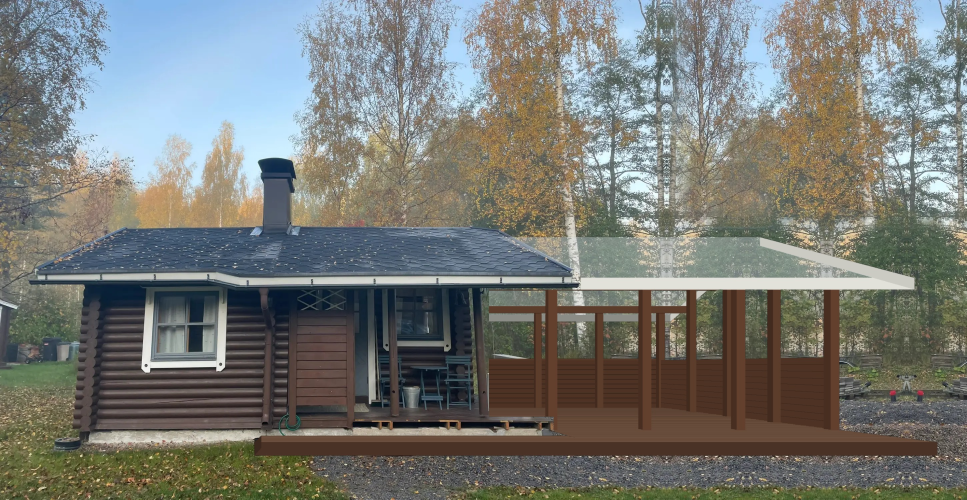
#> input picture vanhat/kesakeittio_fotomontaasi_vanha.jpg, 2900 x 1500 px (shown at 1/3 size)
$ python photomontage_kesakeittio.py ../vanhat/kesakeittio_fotomontaasi_vanha.jpg out.png
#> lines starting #> are read from the running program, lines starting #| are printed output that depends on the picture; after the words box and inside, x2 and y2 are one past the last pixel; in counts of white or black regions, pixels touching at a corner belong together
"""Fotomontaasi: kesäkeittiö piirrettynä nykytilan valokuvaan (etusivu, SIVU 2 -suunta).

Kuva kalibroitu rakennuksen mittoihin: julkisivutaso (seinän B ulkopinta y=-65) 0.218 px/mm,
kamera ~8 m julkisivusta, ~0.9 m lattiatason yläpuolella. Geometria build_kesakeittio_dxf.py:n mukaan.
Käyttö: python photomontage_kesakeittio.py <valokuva> [ulostulo]
"""
import math
import os
import sys

from PIL import Image, ImageDraw, ImageFilter

HERE = os.path.dirname(os.path.abspath(__file__))
SRC = sys.argv[1]
OUT = sys.argv[2] if len(sys.argv) > 2 else os.path.join(HERE, "kesakeittio_fotomontaasi.jpg")

# ---- kamera
D, K = 8000.0, 1744.0          # etäisyys julkisivusta, s = K / (D + syvyys)
CX, CAM_X, CY, CAM_Z = 1000.0, 3339.0, 1097.0, 884.0
FACADE_Y = -65


def P(x, y, z):
    s = K / (D + (y - FACADE_Y))
    return (CX + s * (x - CAM_X), CY - s * (z - CAM_Z))


# ---- geometria (mm, kuten piirroksissa)
TAN = math.tan(math.radians(22.5))
SLAB_X1, KX1, WALL_J, LOG_END = 6302, 10302, 5465, 5630
FY0, FY1, TERR_Y = -1360, 4265, -735
P2 = 115 / 2
PF, PR, YC = -65 + P2, 4265 - P2, 2100
PU1, PU2 = (PF + YC) / 2, (PR + YC) / 2
X_IN, X_OUT = SLAB_X1 + P2, KX1 - P2
PX = [X_IN + i * (X_OUT - X_IN) / 3 for i in range(4)]
K_RIDGE = 3130
ROOF_BUILD = 50 + 98 / math.cos(math.radians(22.5))
RX0, RX1 = 5650, KX1 + 500
EAVE0, EAVE1 = -600, 4800


def ktop(y):
    return K_RIDGE - abs(y - YC) * TAN


def beam_top(y):
    return ktop(y) - ROOF_BUILD + 30


# ---- värit
WOOD = (92, 60, 43)
DECK_TOP, DECK_RIM = (112, 82, 63), (74, 50, 38)
WHITE = (226, 226, 218)


def shade(c, f):
    return tuple(max(0, min(255, int(v * f))) for v in c)


# ---- kuva + laajennus oikealle
photo = Image.open(SRC).convert("RGB")
#> photo is the input picture: PIL image 2900x1500 RGB; mean R, G, B 118.9, 121, 116.7
W0, H0 = photo.size
#> W0 = 2900; H0 = 1500
EXT = 900
canvas = Image.new("RGB", (W0 + EXT, H0))
#> canvas: PIL image 3800x1500 RGB; every value is 0
canvas.paste(photo, (0, 0))
# yläosa (puut, taivas): leveä peilattu kaista katon yläpuolelta -> ei toistoa
TOP_H = 700
top_src = photo.crop((W0 - EXT, 0, W0, TOP_H))                # kopio ilman peilausta (ei symmetriaa)
# alaosa (pensaat, sora): rakennuksen oikealta puolelta peilaten vuorotellen
bot = Image.new("RGB", (EXT, H0 - TOP_H + 80))
#> bot: PIL image 900x880 RGB; every value is 0
strip = photo.crop((1760, TOP_H - 80, W0, H0))
x, flip = 0, True
while x < EXT:
    bot.paste(strip.transpose(Image.FLIP_LEFT_RIGHT) if flip else strip, (x, 0))
    x += strip.width
    flip = not flip
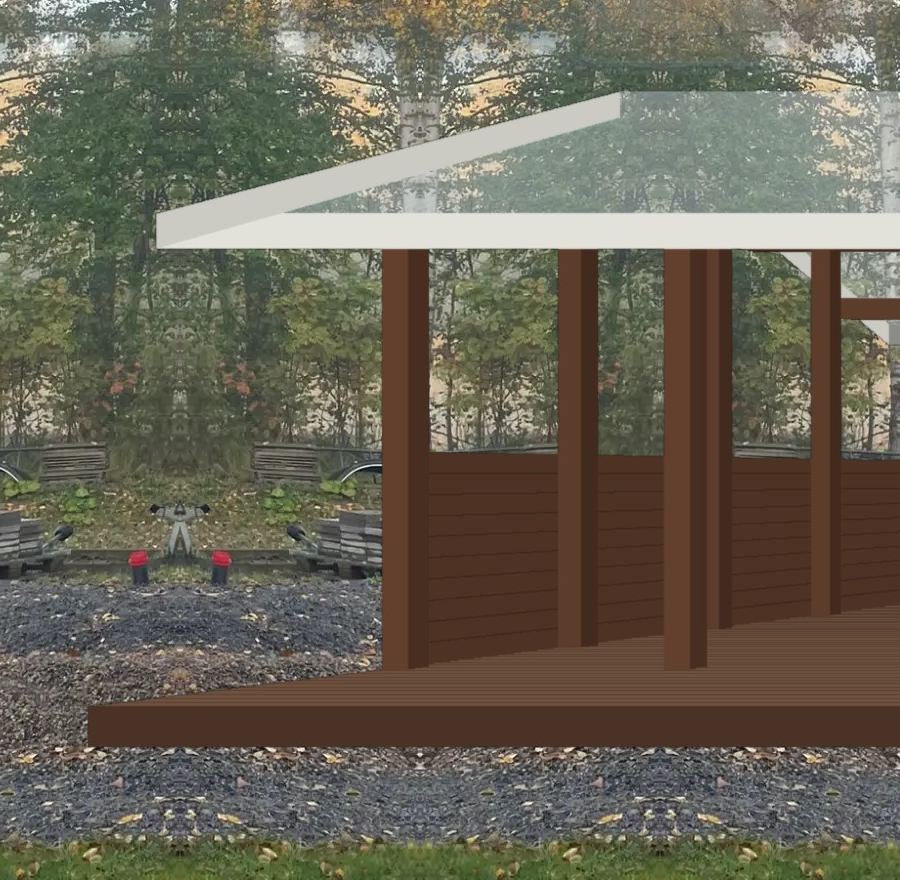
#> bot: PIL image 900x880 RGB; mean R, G, B 105.6, 100.6, 86.1
#> after the loop, x = 1140
canvas.paste(bot, (W0, TOP_H - 80))
grad = Image.linear_gradient("L").resize((EXT, 80)).transpose(Image.FLIP_TOP_BOTTOM)
canvas.paste(top_src.crop((0, 0, EXT, TOP_H - 80)), (W0, 0))
canvas.paste(top_src.crop((0, TOP_H - 80, EXT, TOP_H)), (W0, TOP_H - 80), grad)
hgrad = Image.linear_gradient("L").rotate(90, expand=True).resize((80, TOP_H)).transpose(Image.FLIP_LEFT_RIGHT)
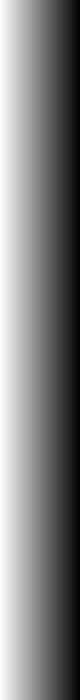
#> hgrad: PIL image 80x700 L; min 1, max 254, mean 127.4
edge = photo.crop((W0 - 80, 0, W0, TOP_H)).transpose(Image.FLIP_LEFT_RIGHT)   # pehmeä sauma
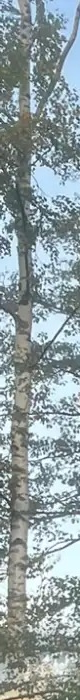
#> edge: PIL image 80x700 RGB; mean R, G, B 144.6, 157.8, 160.4
canvas.paste(edge, (W0, 0), hgrad)

layer = Image.new("RGBA", canvas.size, (0, 0, 0, 0))
#> layer: PIL image 3800x1500 RGBA; every value is 0
dr = ImageDraw.Draw(layer)


def quad(pts3, fill, alpha=255, outline=None, width=1):
    pts = [P(*p) for p in pts3]
    dr.polygon(pts, fill=fill + (alpha,), outline=(outline + (alpha,)) if outline else None, width=width)


def line3(a, b, col, w=2, alpha=255):
    dr.line([P(*a), P(*b)], fill=col + (alpha,), width=w)


def box(x0, x1, y0, y1, z0, z1, col):
    """näkyvät tahkot: etu (-y), vasen (-x, kamera vasemmalla), ylä- tai alapinta"""
    if CAM_Z < z0:
        quad([(x0, y0, z0), (x1, y0, z0), (x1, y1, z0), (x0, y1, z0)], shade(col, 0.55))
    elif CAM_Z > z1:
        quad([(x0, y0, z1), (x1, y0, z1), (x1, y1, z1), (x0, y1, z1)], shade(col, 1.15))
    if CAM_X < x0:
        quad([(x0, y0, z0), (x0, y1, z0), (x0, y1, z1), (x0, y0, z1)], shade(col, 0.72))
    quad([(x0, y0, z0), (x1, y0, z0), (x1, y0, z1), (x0, y0, z1)], col)


def boards_plane_y(y, x0, x1, z0, z1, col, step=100):
    quad([(x0, y, z0), (x1, y, z0), (x1, y, z1), (x0, y, z1)], col)
    z = z0 + step
    while z < z1 - 20:
        line3((x0, y, z), (x1, y, z), shade(col, 0.7), 2)
        z += step
    box(x0 - 10, x1 + 10, y - 40, y, z1, z1 + 28, shade(col, 1.1))


def boards_plane_x(x, y0, y1, z0, z1, col, step=100):
    quad([(x, y0, z0), (x, y1, z0), (x, y1, z1), (x, y0, z1)], shade(col, 0.85))
    z = z0 + step
    while z < z1 - 20:
        line3((x, y0, z), (x, y1, z), shade(col, 0.6), 2)
        z += step


def roof_slope(y_eave, alpha, under):
    """valokatteinen lape: vasat, ruoteet, kate läpikuultavana"""
    ze, zr = ktop(y_eave), K_RIDGE
    xs = []
    x = RX1 - 24
    while x > RX0 + 300:
        xs.append(x)
        x -= 900
    xs.append(RX0 + 24)
    for x in xs:                                               # vasat 48x98
        line3((x, y_eave, ze - ROOF_BUILD + 50), (x, YC, zr - ROOF_BUILD + 50), shade(WOOD, 0.8), 5)
    n = 8
    for i in range(1, n):                                      # ruoteet
        t = i / n
        y = y_eave + (YC - y_eave) * t
        z = ze + (zr - ze) * t - 50
        line3((RX0, y, z), (RX1, y, z), shade(WOOD, 0.9), 2)
    quad([(RX0, y_eave, ze), (RX1, y_eave, ze), (RX1, YC, zr), (RX0, YC, zr)], (214, 226, 232), alpha)
    x = RX0 + 76
    while x < RX1:                                             # katelevyn profiili
        line3((x, y_eave, ze), (x, YC, zr), (240, 244, 246), 1, 90)
        x += 76
    # räystäs- ja päätylaudat (valkoiset kuten rakennuksessa)
    quad([(RX0, y_eave, ze - 150), (RX1, y_eave, ze - 150), (RX1, y_eave, ze), (RX0, y_eave, ze)],
         shade(WHITE, 0.62 if under else 1.0))
    quad([(RX1, y_eave, ze - 150), (RX1, YC, zr - 150), (RX1, YC, zr), (RX1, y_eave, ze)], shade(WHITE, 0.9))


# ================================================================ piirto kaukaa lähelle
# lattia
quad([(WALL_J, 1600, 0), (KX1, 1600, 0), (KX1, FY1, 0), (WALL_J, FY1, 0)], DECK_TOP)
quad([(SLAB_X1, FY0, 0), (KX1, FY0, 0), (KX1, 1600, 0), (SLAB_X1, 1600, 0)], DECK_TOP)
quad([(2430, FY0, 0), (SLAB_X1, FY0, 0), (SLAB_X1, TERR_Y, 0), (2430, TERR_Y, 0)], DECK_TOP)
for y in range(FY0 + 125, FY1, 125):                           # lautasaumat
    x0 = 2430 if y < TERR_Y else (SLAB_X1 if y < 1600 else WALL_J)
    line3((x0, y, 0), (KX1, y, 0), shade(DECK_TOP, 0.75), 1)
quad([(2430, FY0, -151), (KX1, FY0, -151), (KX1, FY0, 0), (2430, FY0, 0)], DECK_RIM)
quad([(2430, FY0, -151), (2430, TERR_Y, -151), (2430, TERR_Y, 0), (2430, FY0, 0)], shade(DECK_RIM, 0.8))
# takalape (näkyy etuosan alta)
roof_slope(EAVE1, 70, True)
# takaseinä umpiosa, takapilarit, takareunapalkki
boards_plane_y(FY1 - 22, LOG_END, KX1 - 22, 0, 1000, shade(WOOD, 0.85))
for x in PX:
    box(x - P2, x + P2, PR - P2, PR + P2, 0, beam_top(PR) - 135, WOOD)
box(5700, RX1 - 48, PR - P2, PR + P2, beam_top(PR) - 135, beam_top(PR), WOOD)
box(WALL_J, RX1 - 48, PU2 - P2, PU2 + P2, beam_top(PU2) - 225, beam_top(PU2), WOOD)
# päätyseinä
boards_plane_x(KX1 - 22, -65, FY1 - 22, 0, 1000, WOOD)
for y, h in ((PU2, 225), (YC, 225), (PU1, 225)):
    box(X_OUT - P2, X_OUT + P2, y - P2, y + P2, 0, beam_top(y) - h, WOOD)
box(WALL_J, RX1 - 48, YC - P2, YC + P2, beam_top(YC) - 225, beam_top(YC), WOOD)
box(WALL_J, RX1 - 48, PU1 - P2, PU1 + P2, beam_top(PU1) - 225, beam_top(PU1), WOOD)
# etupilarit ja etureunapalkki
for x in PX:
    box(x - P2, x + P2, PF - P2, PF + P2, 0, beam_top(PF) - 135, shade(WOOD, 1.08))
box(5700, RX1 - 48, PF - P2, PF + P2, beam_top(PF) - 135, beam_top(PF), shade(WOOD, 1.08))
# etulape
roof_slope(EAVE0, 95, False)

# ---- nykyisen katon ja kuistin peittävyys: alkuperäiset pikselit jäävät päälle
mask = Image.new("L", canvas.size, 0)
#> mask: PIL image 3800x1500 L; every value is 0
ImageDraw.Draw(mask).polygon([(80, 815), (375, 680), (1418, 680), (1718, 808), (1742, 826), (1742, 868),
                              (80, 868)], fill=255)
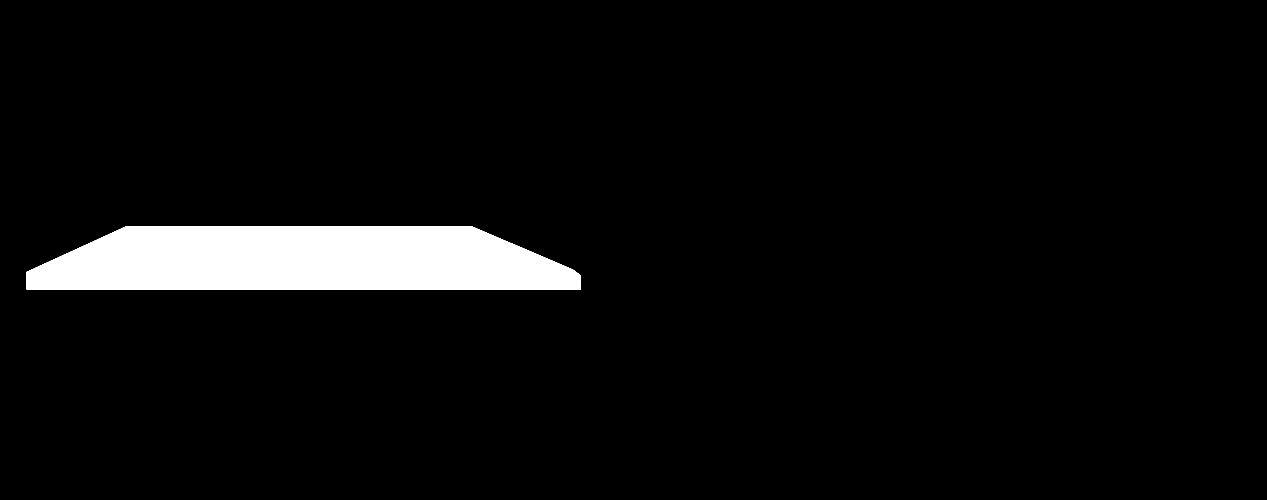
#> mask: PIL image 3800x1500 L (shown at 1/3 size); 4.8% white; 1 white region, box (x1, y1, x2, y2) and area: (80, 680, 1743, 869) 271595
ImageDraw.Draw(mask).polygon([(1418, 680), (1650, 680), (1650, 868), (1418, 868)], fill=0)
#> mask: PIL image 3800x1500 L; 4.2% white; 2 white regions, box (x1, y1, x2, y2) and area: (80, 680, 1418, 869) 232822, (1651, 780, 1743, 869) 6336
ImageDraw.Draw(mask).polygon([(1418, 680), (1718, 808), (1742, 826), (1742, 868), (1418, 868)], fill=255)
md = ImageDraw.Draw(mask)
md.rectangle([0, 680, 1418, 1300], fill=255)            # rakennus peittää taakseen jäävät osat
md.rectangle([1418, 860, 1466, 1262], fill=255)         # kuistin pilari linjalla J
md.rectangle([1055, 1250, 1660, 1302], fill=255)        # terassin otsa
layer = layer.filter(ImageFilter.GaussianBlur(0.7))
# poistettava etuporras: korvataan porraskaistalla (kaista piirretty ylle), alue sen yläpuolella täytetään
rim = photo.crop((1262, 1262, 1459, 1345))               # terassin otsa + perusta portaan vierestä
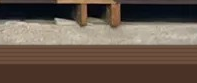
#> rim: PIL image 197x83 RGB; mean R, G, B 102.1, 86.2, 74.4
canvas.paste(rim, (1058, 1262))
# varjo kesäkeittiön alla
shadow = Image.new("RGBA", canvas.size, (0, 0, 0, 0))
ImageDraw.Draw(shadow).polygon([P(SLAB_X1, -100, 0), P(KX1, -100, 0), P(KX1, FY1, 1000), P(SLAB_X1, FY1, 1000)],
                               fill=(0, 0, 0, 40))
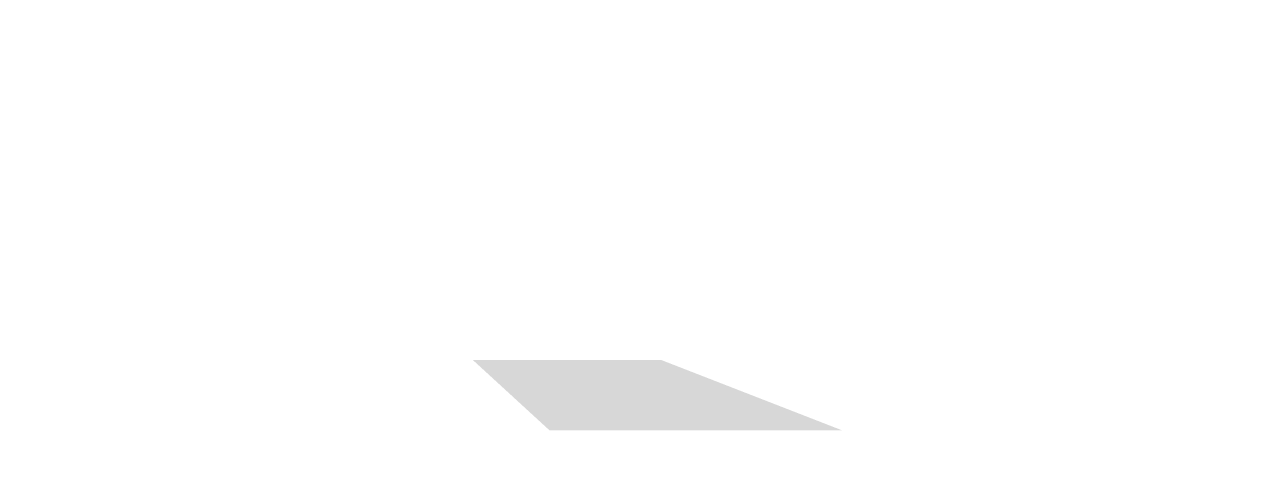
#> shadow: PIL image 3800x1500 RGBA (shown at 1/3 size); mean R, G, B, A 0, 0, 0, 1.1; transparent parts drawn white
shadow = shadow.filter(ImageFilter.GaussianBlur(25))
base = canvas.convert("RGBA")
base = Image.alpha_composite(base, shadow)
out = Image.alpha_composite(base, layer)
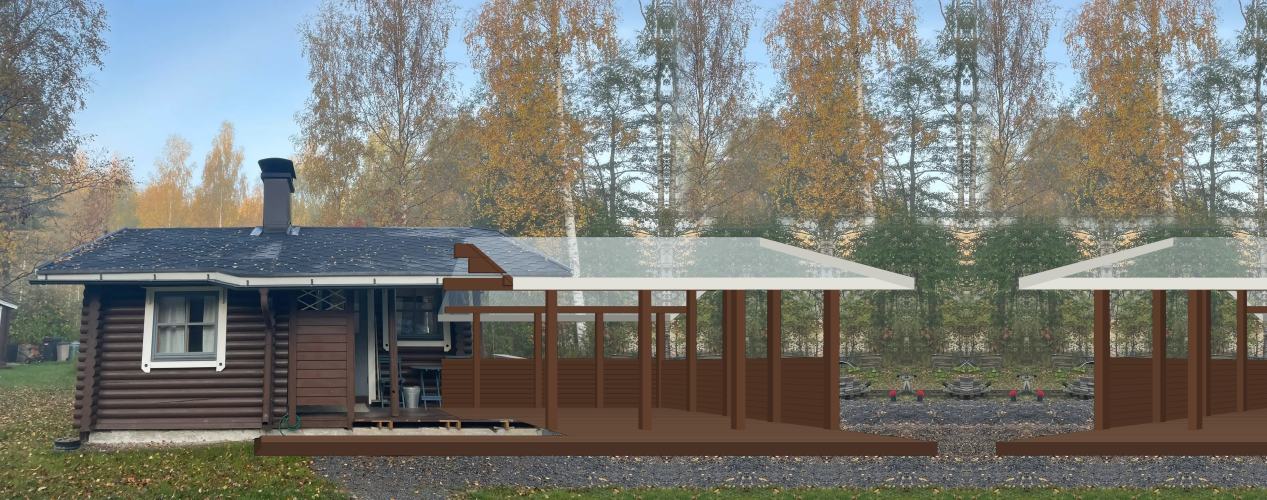
#> out: PIL image 3800x1500 RGBA (shown at 1/3 size); mean R, G, B, A 120.7, 121.6, 115.8, 255
out.paste(canvas.crop((0, 0) + canvas.size), (0, 0), mask)
out = out.convert("RGB")
#> out: PIL image 3800x1500 RGB
out.save(OUT, quality=92)
print("saved", OUT, out.size)
#| saved out.png (3800, 1500)
